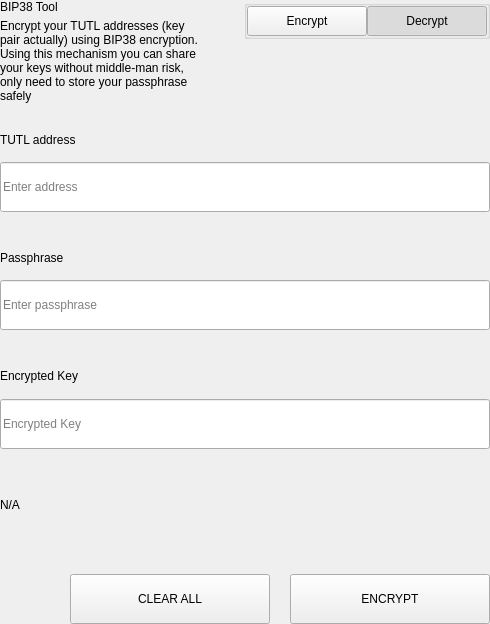
<?xml version="1.0" encoding="UTF-8"?>
<ui version="4.0">
 <class>SettingsBitToolWidget</class>
 <widget class="QWidget" name="SettingsBitToolWidget">
  <property name="geometry">
   <rect>
    <x>0</x>
    <y>0</y>
    <width>490</width>
    <height>624</height>
   </rect>
  </property>
  <property name="windowTitle">
   <string>Form</string>
  </property>
  <layout class="QVBoxLayout" name="verticalLayout">
   <property name="spacing">
    <number>0</number>
   </property>
   <property name="leftMargin">
    <number>0</number>
   </property>
   <property name="topMargin">
    <number>0</number>
   </property>
   <property name="rightMargin">
    <number>0</number>
   </property>
   <property name="bottomMargin">
    <number>0</number>
   </property>
   <item>
    <widget class="QWidget" name="left" native="true">
     <layout class="QVBoxLayout" name="verticalLayout_3">
      <property name="leftMargin">
       <number>0</number>
      </property>
      <property name="topMargin">
       <number>0</number>
      </property>
      <property name="rightMargin">
       <number>0</number>
      </property>
      <property name="bottomMargin">
       <number>0</number>
      </property>
      <item>
       <layout class="QVBoxLayout" name="verticalLayout_2">
        <property name="spacing">
         <number>0</number>
        </property>
        <item>
         <layout class="QHBoxLayout" name="horizontalLayout_3" stretch="3,1">
          <property name="spacing">
           <number>40</number>
          </property>
          <item>
           <layout class="QVBoxLayout" name="verticalLayoutTitle">
            <property name="spacing">
             <number>5</number>
            </property>
            <item>
             <widget class="QLabel" name="labelTitle">
              <property name="text">
               <string>BIP38 Tool</string>
              </property>
             </widget>
            </item>
            <item>
             <widget class="QLabel" name="labelSubtitle1">
              <property name="text">
               <string>Encrypt your TUTL addresses (key pair actually) using BIP38 encryption.
Using this mechanism you can share your keys without middle-man risk, only need to store your passphrase safely</string>
              </property>
              <property name="wordWrap">
               <bool>true</bool>
              </property>
             </widget>
            </item>
           </layout>
          </item>
          <item alignment="Qt::AlignTop">
           <widget class="QGroupBox" name="groupBox">
            <property name="title">
             <string/>
            </property>
            <property name="alignment">
             <set>Qt::AlignLeading|Qt::AlignLeft|Qt::AlignTop</set>
            </property>
            <layout class="QHBoxLayout" name="horizontalLayout_4">
             <property name="spacing">
              <number>0</number>
             </property>
             <property name="leftMargin">
              <number>0</number>
             </property>
             <property name="topMargin">
              <number>0</number>
             </property>
             <property name="rightMargin">
              <number>0</number>
             </property>
             <property name="bottomMargin">
              <number>0</number>
             </property>
             <item>
              <spacer name="horizontalSpacer">
               <property name="orientation">
                <enum>Qt::Horizontal</enum>
               </property>
               <property name="sizeHint" stdset="0">
                <size>
                 <width>40</width>
                 <height>20</height>
                </size>
               </property>
              </spacer>
             </item>
             <item>
              <widget class="QPushButton" name="pushLeft">
               <property name="minimumSize">
                <size>
                 <width>120</width>
                 <height>30</height>
                </size>
               </property>
               <property name="maximumSize">
                <size>
                 <width>120</width>
                 <height>30</height>
                </size>
               </property>
               <property name="focusPolicy">
                <enum>Qt::NoFocus</enum>
               </property>
               <property name="text">
                <string>Encrypt</string>
               </property>
               <property name="checkable">
                <bool>true</bool>
               </property>
               <property name="autoExclusive">
                <bool>true</bool>
               </property>
              </widget>
             </item>
             <item>
              <widget class="QPushButton" name="pushRight">
               <property name="minimumSize">
                <size>
                 <width>120</width>
                 <height>30</height>
                </size>
               </property>
               <property name="maximumSize">
                <size>
                 <width>120</width>
                 <height>30</height>
                </size>
               </property>
               <property name="focusPolicy">
                <enum>Qt::NoFocus</enum>
               </property>
               <property name="text">
                <string>Decrypt</string>
               </property>
               <property name="checkable">
                <bool>true</bool>
               </property>
               <property name="checked">
                <bool>true</bool>
               </property>
               <property name="autoExclusive">
                <bool>true</bool>
               </property>
              </widget>
             </item>
            </layout>
           </widget>
          </item>
         </layout>
        </item>
        <item>
         <widget class="QStackedWidget" name="stackedWidget">
          <property name="currentIndex">
           <number>1</number>
          </property>
          <widget class="QWidget" name="pageDecrypt">
           <layout class="QVBoxLayout" name="verticalLayout_5">
            <property name="spacing">
             <number>0</number>
            </property>
            <property name="leftMargin">
             <number>0</number>
            </property>
            <property name="topMargin">
             <number>0</number>
            </property>
            <property name="rightMargin">
             <number>0</number>
            </property>
            <property name="bottomMargin">
             <number>0</number>
            </property>
            <item>
             <widget class="QWidget" name="widget" native="true">
              <property name="minimumSize">
               <size>
                <width>0</width>
                <height>100</height>
               </size>
              </property>
              <layout class="QVBoxLayout" name="verticalLayout_4">
               <property name="spacing">
                <number>0</number>
               </property>
               <property name="leftMargin">
                <number>0</number>
               </property>
               <property name="topMargin">
                <number>0</number>
               </property>
               <property name="rightMargin">
                <number>0</number>
               </property>
               <property name="bottomMargin">
                <number>0</number>
               </property>
               <item>
                <spacer name="verticalSpacer_2">
                 <property name="orientation">
                  <enum>Qt::Vertical</enum>
                 </property>
                 <property name="sizeType">
                  <enum>QSizePolicy::Fixed</enum>
                 </property>
                 <property name="sizeHint" stdset="0">
                  <size>
                   <width>20</width>
                   <height>20</height>
                  </size>
                 </property>
                </spacer>
               </item>
               <item>
                <layout class="QHBoxLayout" name="horizontalLayout_6" stretch="2">
                 <property name="spacing">
                  <number>0</number>
                 </property>
                 <item>
                  <layout class="QVBoxLayout" name="verticalLayout_7">
                   <property name="spacing">
                    <number>9</number>
                   </property>
                   <item>
                    <widget class="QLabel" name="labelSubtitleKey">
                     <property name="minimumSize">
                      <size>
                       <width>0</width>
                       <height>20</height>
                      </size>
                     </property>
                     <property name="maximumSize">
                      <size>
                       <width>16777215</width>
                       <height>20</height>
                      </size>
                     </property>
                     <property name="text">
                      <string>Encrypted key</string>
                     </property>
                    </widget>
                   </item>
                   <item>
                    <widget class="QLineEdit" name="lineEditKey">
                     <property name="minimumSize">
                      <size>
                       <width>0</width>
                       <height>50</height>
                      </size>
                     </property>
                     <property name="maximumSize">
                      <size>
                       <width>16777215</width>
                       <height>50</height>
                      </size>
                     </property>
                     <property name="placeholderText">
                      <string>Enter a encrypted key</string>
                     </property>
                    </widget>
                   </item>
                  </layout>
                 </item>
                </layout>
               </item>
               <item>
                <spacer name="verticalSpacer_3">
                 <property name="orientation">
                  <enum>Qt::Vertical</enum>
                 </property>
                 <property name="sizeType">
                  <enum>QSizePolicy::Fixed</enum>
                 </property>
                 <property name="sizeHint" stdset="0">
                  <size>
                   <width>20</width>
                   <height>20</height>
                  </size>
                 </property>
                </spacer>
               </item>
               <item>
                <layout class="QVBoxLayout" name="verticalLayout_9">
                 <property name="spacing">
                  <number>9</number>
                 </property>
                 <item>
                  <widget class="QLabel" name="labelSubtitlePassphrase">
                   <property name="maximumSize">
                    <size>
                     <width>16777215</width>
                     <height>20</height>
                    </size>
                   </property>
                   <property name="text">
                    <string>Passphrase</string>
                   </property>
                  </widget>
                 </item>
                 <item>
                  <widget class="QLineEdit" name="lineEditPassphrase">
                   <property name="minimumSize">
                    <size>
                     <width>0</width>
                     <height>50</height>
                    </size>
                   </property>
                   <property name="maximumSize">
                    <size>
                     <width>16777215</width>
                     <height>50</height>
                    </size>
                   </property>
                   <property name="placeholderText">
                    <string>Enter a passphrase</string>
                   </property>
                  </widget>
                 </item>
                </layout>
               </item>
               <item>
                <spacer name="verticalSpacer_4">
                 <property name="orientation">
                  <enum>Qt::Vertical</enum>
                 </property>
                 <property name="sizeType">
                  <enum>QSizePolicy::Fixed</enum>
                 </property>
                 <property name="sizeHint" stdset="0">
                  <size>
                   <width>20</width>
                   <height>20</height>
                  </size>
                 </property>
                </spacer>
               </item>
               <item>
                <widget class="QWidget" name="widget_3" native="true">
                 <property name="sizePolicy">
                  <sizepolicy hsizetype="Preferred" vsizetype="Fixed">
                   <horstretch>0</horstretch>
                   <verstretch>0</verstretch>
                  </sizepolicy>
                 </property>
                 <layout class="QVBoxLayout" name="verticalLayout_10">
                  <property name="spacing">
                   <number>9</number>
                  </property>
                  <property name="leftMargin">
                   <number>0</number>
                  </property>
                  <property name="topMargin">
                   <number>0</number>
                  </property>
                  <property name="rightMargin">
                   <number>0</number>
                  </property>
                  <property name="bottomMargin">
                   <number>0</number>
                  </property>
                  <item>
                   <widget class="QLabel" name="labelSubtitleDecryptResult">
                    <property name="minimumSize">
                     <size>
                      <width>0</width>
                      <height>20</height>
                     </size>
                    </property>
                    <property name="maximumSize">
                     <size>
                      <width>16777215</width>
                      <height>20</height>
                     </size>
                    </property>
                    <property name="text">
                     <string>Decrypted address result</string>
                    </property>
                   </widget>
                  </item>
                  <item>
                   <widget class="QWidget" name="widget_4" native="true">
                    <layout class="QHBoxLayout" name="horizontalLayout" stretch="6,0,1">
                     <property name="spacing">
                      <number>0</number>
                     </property>
                     <property name="leftMargin">
                      <number>0</number>
                     </property>
                     <property name="topMargin">
                      <number>0</number>
                     </property>
                     <property name="rightMargin">
                      <number>0</number>
                     </property>
                     <property name="bottomMargin">
                      <number>0</number>
                     </property>
                     <item alignment="Qt::AlignVCenter">
                      <widget class="QLineEdit" name="lineEditDecryptResult">
                       <property name="minimumSize">
                        <size>
                         <width>0</width>
                         <height>50</height>
                        </size>
                       </property>
                       <property name="maximumSize">
                        <size>
                         <width>16777215</width>
                         <height>50</height>
                        </size>
                       </property>
                       <property name="placeholderText">
                        <string>Decrypted Address</string>
                       </property>
                      </widget>
                     </item>
                     <item>
                      <spacer name="horizontalSpacer_4">
                       <property name="orientation">
                        <enum>Qt::Horizontal</enum>
                       </property>
                       <property name="sizeType">
                        <enum>QSizePolicy::Fixed</enum>
                       </property>
                       <property name="sizeHint" stdset="0">
                        <size>
                         <width>20</width>
                         <height>50</height>
                        </size>
                       </property>
                      </spacer>
                     </item>
                     <item>
                      <widget class="QPushButton" name="pushButtonImport">
                       <property name="minimumSize">
                        <size>
                         <width>140</width>
                         <height>40</height>
                        </size>
                       </property>
                       <property name="text">
                        <string>Import Address</string>
                       </property>
                      </widget>
                     </item>
                    </layout>
                   </widget>
                  </item>
                 </layout>
                </widget>
               </item>
               <item>
                <widget class="QLabel" name="statusLabel_DEC">
                 <property name="maximumSize">
                  <size>
                   <width>16777215</width>
                   <height>40</height>
                  </size>
                 </property>
                 <property name="text">
                  <string/>
                 </property>
                </widget>
               </item>
               <item>
                <spacer name="verticalSpacer">
                 <property name="orientation">
                  <enum>Qt::Vertical</enum>
                 </property>
                 <property name="sizeType">
                  <enum>QSizePolicy::Preferred</enum>
                 </property>
                 <property name="sizeHint" stdset="0">
                  <size>
                   <width>20</width>
                   <height>20</height>
                  </size>
                 </property>
                </spacer>
               </item>
               <item>
                <layout class="QHBoxLayout" name="horizontalLayout_7">
                 <property name="spacing">
                  <number>0</number>
                 </property>
                 <item>
                  <spacer name="horizontalSpacer_5">
                   <property name="orientation">
                    <enum>Qt::Horizontal</enum>
                   </property>
                   <property name="sizeType">
                    <enum>QSizePolicy::Expanding</enum>
                   </property>
                   <property name="sizeHint" stdset="0">
                    <size>
                     <width>40</width>
                     <height>20</height>
                    </size>
                   </property>
                  </spacer>
                 </item>
                 <item>
                  <widget class="QPushButton" name="pushButtonDecryptClear">
                   <property name="minimumSize">
                    <size>
                     <width>200</width>
                     <height>50</height>
                    </size>
                   </property>
                   <property name="maximumSize">
                    <size>
                     <width>200</width>
                     <height>50</height>
                    </size>
                   </property>
                   <property name="text">
                    <string>CLEAR</string>
                   </property>
                  </widget>
                 </item>
                 <item>
                  <spacer name="horizontalSpacer_3">
                   <property name="orientation">
                    <enum>Qt::Horizontal</enum>
                   </property>
                   <property name="sizeType">
                    <enum>QSizePolicy::Fixed</enum>
                   </property>
                   <property name="sizeHint" stdset="0">
                    <size>
                     <width>20</width>
                     <height>20</height>
                    </size>
                   </property>
                  </spacer>
                 </item>
                 <item>
                  <widget class="QPushButton" name="pushButtonDecrypt">
                   <property name="minimumSize">
                    <size>
                     <width>200</width>
                     <height>50</height>
                    </size>
                   </property>
                   <property name="maximumSize">
                    <size>
                     <width>200</width>
                     <height>50</height>
                    </size>
                   </property>
                   <property name="text">
                    <string>DECRYPT KEY</string>
                   </property>
                  </widget>
                 </item>
                </layout>
               </item>
              </layout>
             </widget>
            </item>
           </layout>
          </widget>
          <widget class="QWidget" name="pageEncrypt">
           <layout class="QVBoxLayout" name="verticalLayout_11">
            <property name="spacing">
             <number>0</number>
            </property>
            <property name="leftMargin">
             <number>0</number>
            </property>
            <property name="topMargin">
             <number>0</number>
            </property>
            <property name="rightMargin">
             <number>0</number>
            </property>
            <property name="bottomMargin">
             <number>0</number>
            </property>
            <item>
             <spacer name="verticalSpacer_8">
              <property name="orientation">
               <enum>Qt::Vertical</enum>
              </property>
              <property name="sizeType">
               <enum>QSizePolicy::Fixed</enum>
              </property>
              <property name="sizeHint" stdset="0">
               <size>
                <width>20</width>
                <height>20</height>
               </size>
              </property>
             </spacer>
            </item>
            <item>
             <widget class="QWidget" name="containerAddressEnc" native="true">
              <layout class="QVBoxLayout" name="containerAddressEncLayout">
               <property name="spacing">
                <number>5</number>
               </property>
               <property name="leftMargin">
                <number>0</number>
               </property>
               <property name="topMargin">
                <number>0</number>
               </property>
               <property name="rightMargin">
                <number>0</number>
               </property>
               <property name="bottomMargin">
                <number>0</number>
               </property>
               <item>
                <widget class="QLabel" name="labelSubtitleAddress">
                 <property name="minimumSize">
                  <size>
                   <width>0</width>
                   <height>20</height>
                  </size>
                 </property>
                 <property name="maximumSize">
                  <size>
                   <width>16777215</width>
                   <height>20</height>
                  </size>
                 </property>
                 <property name="text">
                  <string>TUTL address</string>
                 </property>
                </widget>
               </item>
               <item>
                <widget class="QLineEdit" name="addressIn_ENC">
                 <property name="minimumSize">
                  <size>
                   <width>0</width>
                   <height>50</height>
                  </size>
                 </property>
                 <property name="placeholderText">
                  <string>Enter address</string>
                 </property>
                </widget>
               </item>
              </layout>
             </widget>
            </item>
            <item>
             <spacer name="verticalSpacer_6">
              <property name="orientation">
               <enum>Qt::Vertical</enum>
              </property>
              <property name="sizeType">
               <enum>QSizePolicy::Fixed</enum>
              </property>
              <property name="sizeHint" stdset="0">
               <size>
                <width>20</width>
                <height>20</height>
               </size>
              </property>
             </spacer>
            </item>
            <item>
             <widget class="QWidget" name="containerAddress" native="true">
              <layout class="QHBoxLayout" name="horizontalLayout_9" stretch="2">
               <property name="spacing">
                <number>0</number>
               </property>
               <property name="leftMargin">
                <number>0</number>
               </property>
               <property name="topMargin">
                <number>0</number>
               </property>
               <property name="rightMargin">
                <number>0</number>
               </property>
               <property name="bottomMargin">
                <number>0</number>
               </property>
               <item>
                <layout class="QVBoxLayout" name="verticalLayout_8">
                 <property name="spacing">
                  <number>5</number>
                 </property>
                 <item>
                  <widget class="QLabel" name="labelSubtitleMessage">
                   <property name="minimumSize">
                    <size>
                     <width>0</width>
                     <height>20</height>
                    </size>
                   </property>
                   <property name="maximumSize">
                    <size>
                     <width>16777215</width>
                     <height>20</height>
                    </size>
                   </property>
                   <property name="text">
                    <string>Passphrase</string>
                   </property>
                  </widget>
                 </item>
                 <item>
                  <widget class="QLineEdit" name="passphraseIn_ENC">
                   <property name="minimumSize">
                    <size>
                     <width>0</width>
                     <height>50</height>
                    </size>
                   </property>
                   <property name="maximumSize">
                    <size>
                     <width>16777215</width>
                     <height>50</height>
                    </size>
                   </property>
                   <property name="placeholderText">
                    <string>Enter passphrase</string>
                   </property>
                  </widget>
                 </item>
                </layout>
               </item>
              </layout>
             </widget>
            </item>
            <item>
             <spacer name="verticalSpacer_7">
              <property name="orientation">
               <enum>Qt::Vertical</enum>
              </property>
              <property name="sizeType">
               <enum>QSizePolicy::Fixed</enum>
              </property>
              <property name="sizeHint" stdset="0">
               <size>
                <width>20</width>
                <height>20</height>
               </size>
              </property>
             </spacer>
            </item>
            <item>
             <widget class="QWidget" name="widget_2" native="true">
              <property name="minimumSize">
               <size>
                <width>0</width>
                <height>75</height>
               </size>
              </property>
              <property name="maximumSize">
               <size>
                <width>16777215</width>
                <height>16777215</height>
               </size>
              </property>
              <layout class="QVBoxLayout" name="verticalLayout_6">
               <property name="leftMargin">
                <number>0</number>
               </property>
               <property name="topMargin">
                <number>0</number>
               </property>
               <property name="rightMargin">
                <number>0</number>
               </property>
               <property name="bottomMargin">
                <number>0</number>
               </property>
               <item>
                <widget class="QLabel" name="labelSubtitleEncryptedKey">
                 <property name="minimumSize">
                  <size>
                   <width>0</width>
                   <height>20</height>
                  </size>
                 </property>
                 <property name="maximumSize">
                  <size>
                   <width>16777215</width>
                   <height>20</height>
                  </size>
                 </property>
                 <property name="text">
                  <string>Encrypted Key</string>
                 </property>
                </widget>
               </item>
               <item>
                <widget class="QLineEdit" name="encryptedKeyOut_ENC">
                 <property name="minimumSize">
                  <size>
                   <width>0</width>
                   <height>50</height>
                  </size>
                 </property>
                 <property name="placeholderText">
                  <string>Encrypted Key</string>
                 </property>
                </widget>
               </item>
              </layout>
             </widget>
            </item>
            <item>
             <widget class="QLabel" name="statusLabel_ENC">
              <property name="text">
               <string notr="true">N/A</string>
              </property>
             </widget>
            </item>
            <item>
             <spacer name="verticalSpacer_5">
              <property name="orientation">
               <enum>Qt::Vertical</enum>
              </property>
              <property name="sizeType">
               <enum>QSizePolicy::Fixed</enum>
              </property>
              <property name="sizeHint" stdset="0">
               <size>
                <width>20</width>
                <height>20</height>
               </size>
              </property>
             </spacer>
            </item>
            <item>
             <layout class="QHBoxLayout" name="horizontalLayout_8">
              <property name="spacing">
               <number>0</number>
              </property>
              <item>
               <spacer name="horizontalSpacer_6">
                <property name="orientation">
                 <enum>Qt::Horizontal</enum>
                </property>
                <property name="sizeType">
                 <enum>QSizePolicy::Expanding</enum>
                </property>
                <property name="sizeHint" stdset="0">
                 <size>
                  <width>40</width>
                  <height>20</height>
                 </size>
                </property>
               </spacer>
              </item>
              <item>
               <widget class="QPushButton" name="pushButtonClear">
                <property name="minimumSize">
                 <size>
                  <width>200</width>
                  <height>50</height>
                 </size>
                </property>
                <property name="focusPolicy">
                 <enum>Qt::NoFocus</enum>
                </property>
                <property name="text">
                 <string>CLEAR ALL</string>
                </property>
               </widget>
              </item>
              <item>
               <spacer name="horizontalSpacer_2">
                <property name="orientation">
                 <enum>Qt::Horizontal</enum>
                </property>
                <property name="sizeType">
                 <enum>QSizePolicy::Fixed</enum>
                </property>
                <property name="sizeHint" stdset="0">
                 <size>
                  <width>20</width>
                  <height>20</height>
                 </size>
                </property>
               </spacer>
              </item>
              <item>
               <widget class="QPushButton" name="pushButtonEncrypt">
                <property name="minimumSize">
                 <size>
                  <width>200</width>
                  <height>50</height>
                 </size>
                </property>
                <property name="maximumSize">
                 <size>
                  <width>200</width>
                  <height>50</height>
                 </size>
                </property>
                <property name="focusPolicy">
                 <enum>Qt::NoFocus</enum>
                </property>
                <property name="text">
                 <string>ENCRYPT</string>
                </property>
               </widget>
              </item>
             </layout>
            </item>
           </layout>
          </widget>
         </widget>
        </item>
       </layout>
      </item>
     </layout>
    </widget>
   </item>
  </layout>
 </widget>
 <resources/>
 <connections/>
</ui>
